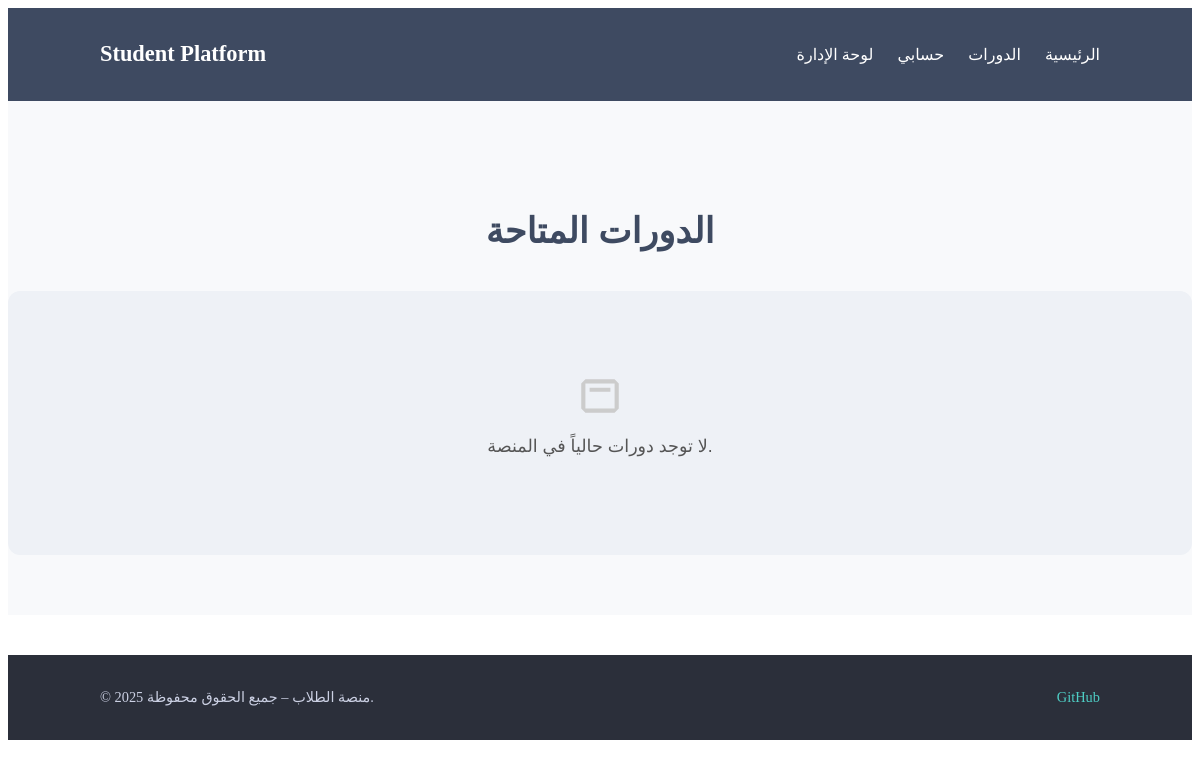
Page /courses/ on the earlier database version.
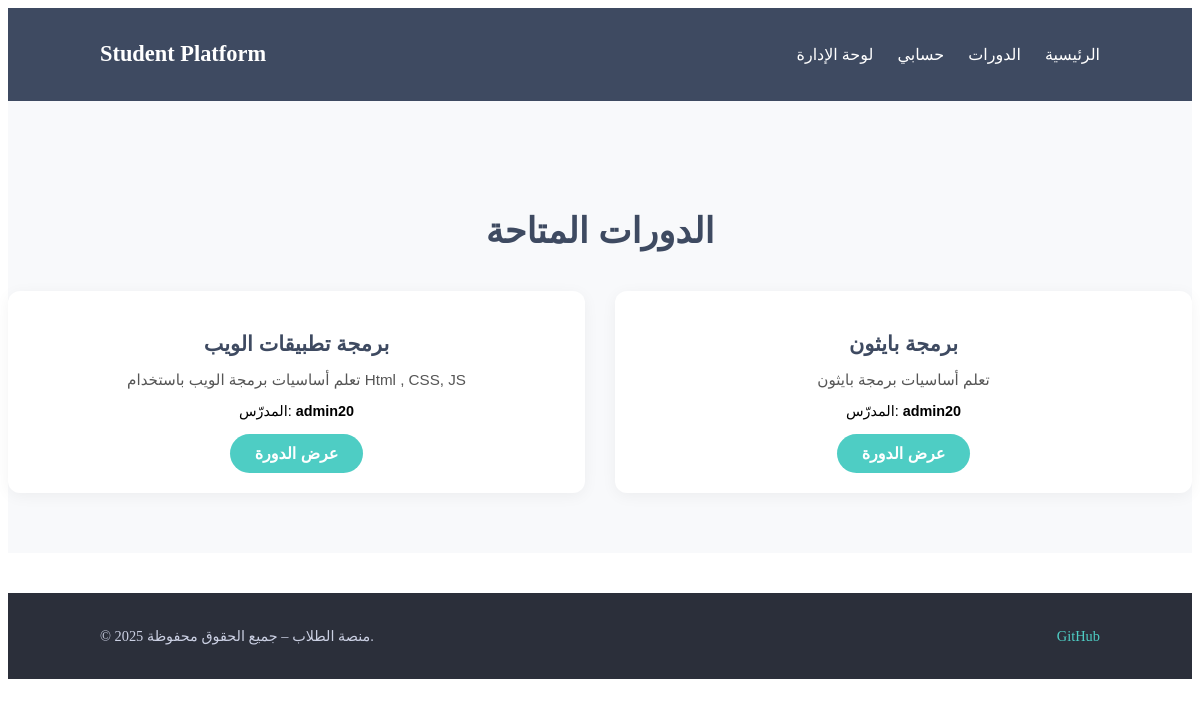
Same page on the later database version.
### courses/models.py (models this page shows, shortened)
class Course(models.Model):
    title = models.CharField(
        max_length=200,
        verbose_name="عنوان الدورة"
    )
    description = models.TextField(
        verbose_name="وصف الدورة"
    )
    image = CloudinaryField("صورة الدورة", blank=True)
    instructor = models.ForeignKey(
        User,
        on_delete=models.CASCADE,
        verbose_name="المدرّس"
    )
    created_at = models.DateTimeField(
        auto_now_add=True,
        verbose_name="تاريخ الإضافة"
    )
    class Meta:
        verbose_name = "دورة"
        verbose_name_plural = "الدورات"

### courses/views.py (the view)
# urls.py: path('', views.course_list, name='course_list'),
def course_list(request):
    courses = Course.objects.all().order_by('-created_at')
    return render(request, 'courses/courses.html', {'courses': courses})

### templates/courses/courses.html (shortened to what this page needs)
{% include 'header.html' %}
<section class="course-section">
  <div class="container">
    <h2 class="section-title">الدورات المتاحة</h2>
    {% if courses %}
      <div class="course-grid">
        {% for course in courses %}
          <div class="course-card">
            <div class="course-content">
              <h3 class="course-title">{{ course.title }}</h3>
              <p class="description">{{ course.description|truncatechars:100 }}</p>
              <p class="instructor">المدرّس: <strong>{{ course.instructor.username }}</strong></p>
              <a href="#" class="view-btn">عرض الدورة</a>
            </div>
          </div>
        {% endfor %}
      </div>
    {% else %}
      <div class="no-courses-box">
        <svg width="50" height="50" fill="#ccc" viewBox="0 0 24 24">
          <path d="M3 6L5 4H19L21 6V18L19 20H5L3 18V6ZM5 6V18H19V6H5ZM7 8H17V10H7V8Z" />
        </svg>
        <p>لا توجد دورات حالياً في المنصة.</p>
      </div>
    {% endif %}
  </div>
</section>
{% include 'footer.html' %}

### templates/header.html (shortened to what this page needs)
<header class="main-header">
  <div class="container">
      <h1 class="logo"><a href="/">Student Platform</a></h1>
      <nav class="nav-links">
          <a href="/">الرئيسية</a>
          <a href="/courses/">الدورات</a>
          <a href="/accounts/profile/">حسابي</a>
          <a href="/admin/">لوحة الإدارة</a>
      </nav>
  </div>
</header>

### templates/footer.html (shortened to what this page needs)
<footer class="main-footer">
  <div class="container">
      <p>© 2025 منصة الطلاب – جميع الحقوق محفوظة.</p>
      <div class="links">
          <a href="https://github.com/ahmedAlbariqi/Student" target="_blank">GitHub</a>
      </div>
  </div>
</footer>

### templates/header.html (style rules this page uses)
.main-header { background:var(--primary);color:#fff;padding:12px 0; }
.main-header .container { max-width:1000px;margin:auto;display:flex; align-items:center;justify-content:space-between; }
.logo a { color:#fff;font-size:1.4rem;font-weight:700;text-decoration:none; }
.nav-links a { color:#fff;margin-left:20px;text-decoration:none;font-size:1rem; transition:opacity .2s; }

### templates/footer.html (style rules this page uses)
.main-footer { background:#2B2F3A;color:#CBD0E3;padding:20px 0;margin-top:40px; }
.main-footer .container { max-width:1000px;margin:auto; display:flex;justify-content:space-between;align-items:center;font-size:.9rem; }
.main-footer a { color:#4ECDC4;text-decoration:none;margin-left:15px; }

### templates/courses/courses.html (style rules this page uses)
.course-section { padding: 80px 0 60px; background-color: #f8f9fb; font-family: 'Cairo', sans-serif; }
.section-title { text-align: center; color: var(--primary); margin-bottom: 40px; font-size: 2.2rem; }
.course-grid { display: grid; grid-template-columns: repeat(auto-fit, minmax(320px, 1fr)); gap: 30px; }
.course-card { background-color: #fff; border-radius: 12px; box-shadow: 0 3px 15px rgba(0,0,0,0.05); overflow: hidden; transition: transform 0.3s ease; display: flex; flex-direction: column; }
.course-content { padding: 20px; text-align: center; }
.course-title { margin-bottom: 10px; color: var(--primary); font-size: 1.3rem; }
.description { font-size: 0.95rem; color: #555; margin-bottom: 10px; }
.instructor { font-size: 0.9rem; color: var(--muted); margin-bottom: 15px; }
.view-btn { display: inline-block; padding: 10px 25px; border-radius: 30px; background-color: var(--accent); color: #fff; text-decoration: none; font-weight: bold; transition: background-color 0.2s ease; }

Differences in the rows shown:
added Course: title "برمجة تطبيقات الويب", description "تعلم أساسيات برمجة الويب باستخدام Html , CSS, JS", instructor.username "admin20"
added Course: title "برمجة بايثون", description "تعلم أساسيات برمجة بايثون", instructor.username "admin20"
Other differences:
text no longer shown: "لا توجد دورات حالياً في المنصة."
